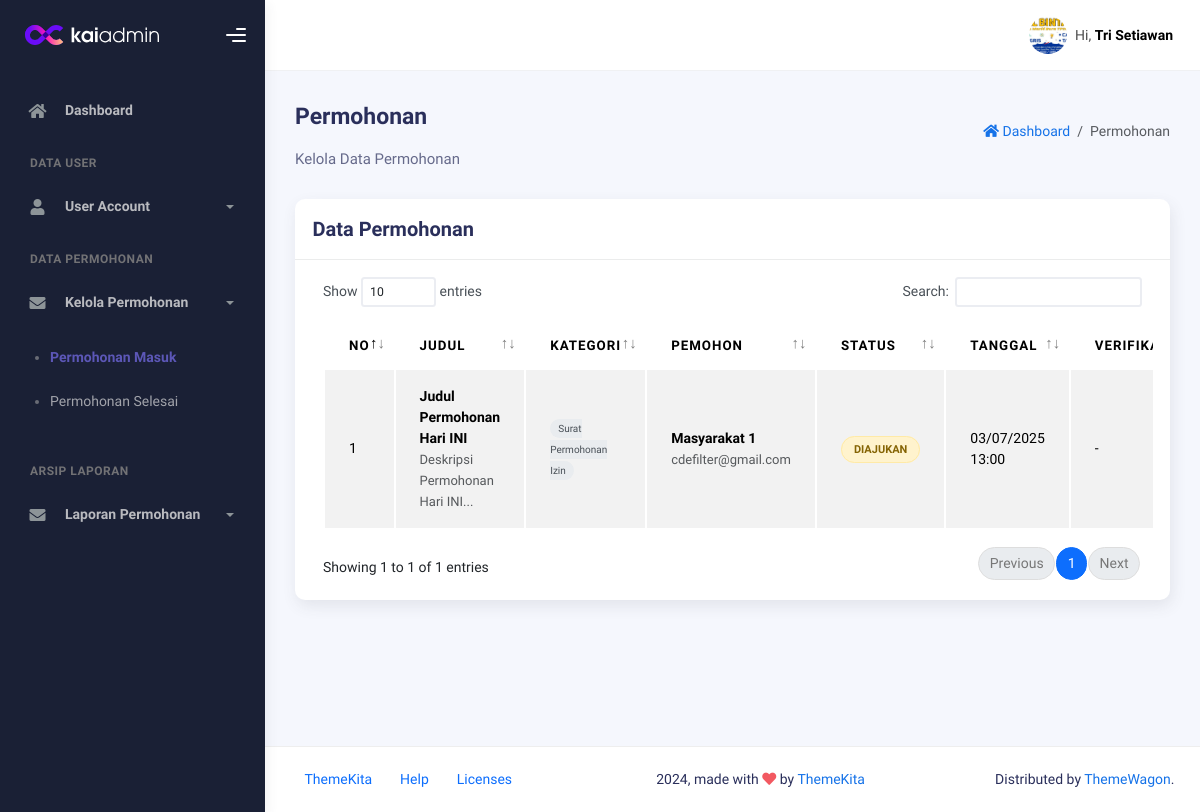
The page /dashboard/admin/permohonan_masuk.php (signed in) on the database its author committed.
### tables this page shows
CREATE TABLE `tb_permohonan` (
  `id_permohonan` bigint(11) NOT NULL,
  `id_masyarakat` bigint(11) DEFAULT NULL,
  `id_verifikator` bigint(11) DEFAULT NULL,
  `judul_permohonan` varchar(255) NOT NULL,
  `deskripsi permohonan` text DEFAULT NULL,
  `kategori_permohonan` enum('Surat Permohonan Rekomendasi','Surat Permohonan Izin','Surat Permohonan Bantuan','Surat Kartu Keluarga') NOT NULL,
  `status_permohonan` enum('diajukan','diverifikasi') NOT NULL,
  `created_at` datetime DEFAULT NULL,
  `updated_at` datetime DEFAULT NULL
);

CREATE TABLE `tb_user` (
  `id_user` bigint(11) NOT NULL,
  `nama` varchar(255) NOT NULL,
  `email` varchar(255) NOT NULL,
  `password` varchar(255) NOT NULL,
  `role` enum('Administrator','Masyarakat','Pegawai','') NOT NULL,
  `photo_profile` text DEFAULT NULL,
  `created_at` datetime DEFAULT NULL,
  `updated_at` datetime DEFAULT NULL
);

### dashboard/admin/permohonan_masuk.php (the view, shortened to what this page needs)
<?php
include '../../database/koneksi.php';
$stmt = $pdo->prepare("
    SELECT p.*,
           m.nama as nama_masyarakat, m.email as email_masyarakat,
           v.nama as nama_verifikator
    FROM tb_permohonan p
    LEFT JOIN tb_user m ON p.id_masyarakat = m.id_user
    LEFT JOIN tb_user v ON p.id_verifikator = v.id_user
    WHERE p.status_permohonan = 'diajukan'
    ORDER BY p.created_at DESC
");
$stmt->execute();
$data = $stmt->fetchAll();
?>
<!DOCTYPE html>
<html lang="en">
<head>
    <link rel="stylesheet" href="../../assets/css/bootstrap.min.css" />
    <link rel="stylesheet" href="../../assets/css/plugins.min.css" />
    <link rel="stylesheet" href="../../assets/css/kaiadmin.min.css" />
    <link rel="stylesheet" href="../../assets/css/demo.css" />
</head>
<body>
    <div class="wrapper">
        <?php include '_component/sidebar.php'; ?>
        <div class="main-panel">
            <div class="main-header">
                <?php include '_component/navbar.php'; ?>
            </div>
            <div class="container">
                <div class="page-inner">
                    <div class="d-flex align-items-left align-items-md-center flex-column flex-md-row pt-2 pb-4">
                        <div>
                            <h3 class="fw-bold mb-3">Permohonan</h3>
                            <h6 class="op-7 mb-2">Kelola Data Permohonan</h6>
                        </div>
                        <div class="ms-md-auto py-2 py-md-0">
                            <nav aria-label="breadcrumb">
                                <ol class="breadcrumb">
                                    <li class="breadcrumb-item">
                                        <a href="index.php">
                                            <i class="fa fa-home"></i> Dashboard
                                        </a>
                                    </li>
                                    <li class="breadcrumb-item active" aria-current="page">
                                        Permohonan
                                    </li>
                                </ol>
                            </nav>
                        </div>
                    </div>
                    <div class="row">
                        <div class="col-md-12">
                            <div class="card">
                                <div class="card-header">
                                    <div class="d-flex align-items-center">
                                        <h4 class="card-title">Data Permohonan</h4>
                                    </div>
                                </div>
                                <div class="card-body">
                                    <div class="table-responsive">
                                        <table id="permohonanTable" class="display table table-striped table-hover">
                                            <thead>
                                                <tr>
                                                    <th>No</th>
                                                    <th>Judul</th>
                                                    <th>Kategori</th>
                                                    <th>Pemohon</th>
                                                    <th>Status</th>
                                                    <th>Tanggal</th>
                                                    <th>Verifikator</th>
                                                </tr>
                                            </thead>
                                            <tbody>
                                                <?php $no = 1;
                                                foreach ($data as $row): ?>
                                                    <tr data-status="<?= $row['status_permohonan'] ?>">
                                                        <td><?= $no++ ?></td>
                                                        <td>
                                                            <strong><?= htmlspecialchars($row['judul_permohonan']) ?></strong>
                                                            <?php if ($row['deskripsi permohonan']): ?>
                                                                <br><small
                                                                    class="text-muted"><?= htmlspecialchars(substr($row['deskripsi permohonan'], 0, 50)) ?>...</small>
                                                            <?php endif; ?>
                                                        </td>
                                                        <td>
                                                            <span
                                                                class="kategori-badge"><?= $row['kategori_permohonan'] ?></span>
                                                        </td>
                                                        <td>
                                                            <strong><?= htmlspecialchars($row['nama_masyarakat']) ?></strong>
                                                            <br><small
                                                                class="text-muted"><?= htmlspecialchars($row['email_masyarakat']) ?></small>
                                                        </td>
                                                        <td>
                                                            <span
                                                                class="status-badge status-<?= $row['status_permohonan'] ?>">
                                                                <?= ucfirst($row['status_permohonan']) ?>
                                                            </span>
                                                        </td>
                                                        <td><?= date('d/m/Y H:i', strtotime($row['created_at'])) ?></td>
                                                        <td>
                                                            <?= $row['nama_verifikator'] ? htmlspecialchars($row['nama_verifikator']) : '-' ?>
                                                        </td>
                                                    </tr>
                                                <?php endforeach; ?>
                                            </tbody>
                                        </table>
                                    </div>
                                </div>
                            </div>
                        </div>
                    </div>
                </div>
            </div>
            <?php include '_component/footer.php'; ?>
        </div>
    </div>
</body>
</html>

### dashboard/admin/permohonan_masuk.php (style rules this page uses)
.status-badge { padding: 6px 12px; border-radius: 15px; font-size: 11px; font-weight: 600; text-transform: uppercase; }
.status-diajukan { background-color: #fff3cd; color: #856404; border: 1px solid #ffeaa7; }
.kategori-badge { background-color: #e9ecef; color: #495057; padding: 4px 8px; border-radius: 10px; font-size: 10px; font-weight: 500; }

### rows shown on the page
tb_permohonan: judul_permohonan "Judul Permohonan Hari INI", deskripsi permohonan "Deskripsi Permohonan Hari INI", kategori_permohonan "Surat Permohonan Izin", id_masyarakat.nama "Masyarakat 1", id_masyarakat.email "cdefilter@gmail.com", status_permohonan "DIAJUKAN", created_at "03/07/2025 13:00"

### other values the page prints
$_SESSION['nama'] "Tri Setiawan"
